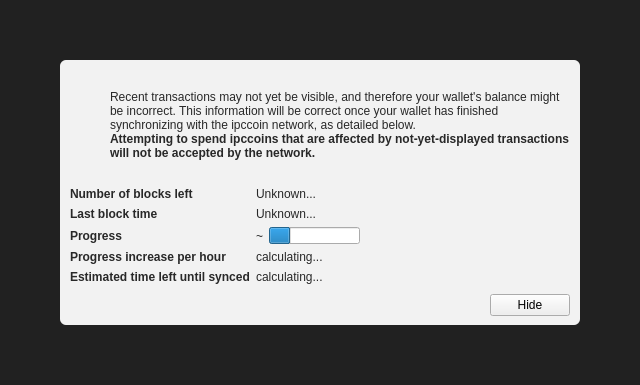
<?xml version="1.0" encoding="UTF-8"?>
<ui version="4.0">
 <class>ModalOverlay</class>
 <widget class="ModalOverlay" name="ModalOverlay">
  <property name="geometry">
   <rect>
    <x>0</x>
    <y>0</y>
    <width>640</width>
    <height>385</height>
   </rect>
  </property>
  <property name="windowTitle">
   <string>Form</string>
  </property>
  <layout class="QVBoxLayout" name="verticalLayout" stretch="0">
   <property name="sizeConstraint">
    <enum>QLayout::SetDefaultConstraint</enum>
   </property>
   <property name="leftMargin">
    <number>0</number>
   </property>
   <property name="topMargin">
    <number>0</number>
   </property>
   <property name="rightMargin">
    <number>0</number>
   </property>
   <property name="bottomMargin">
    <number>0</number>
   </property>
   <item>
    <widget class="QWidget" name="bgWidget" native="true">
     <property name="styleSheet">
      <string notr="true">#bgWidget { background: rgba(0,0,0,220); }</string>
     </property>
     <layout class="QVBoxLayout" name="verticalLayoutMain" stretch="1">
      <property name="leftMargin">
       <number>60</number>
      </property>
      <property name="topMargin">
       <number>60</number>
      </property>
      <property name="rightMargin">
       <number>60</number>
      </property>
      <property name="bottomMargin">
       <number>60</number>
      </property>
      <item>
       <widget class="QWidget" name="contentWidget" native="true">
        <property name="styleSheet">
         <string notr="true">#contentWidget { background: rgba(255,255,255,240); border-radius: 6px; }

QLabel { color: rgb(40,40,40);  }</string>
        </property>
        <layout class="QVBoxLayout" name="verticalLayoutSub" stretch="1,0,0,0">
         <property name="spacing">
          <number>0</number>
         </property>
         <property name="leftMargin">
          <number>10</number>
         </property>
         <property name="topMargin">
          <number>10</number>
         </property>
         <property name="rightMargin">
          <number>10</number>
         </property>
         <property name="bottomMargin">
          <number>10</number>
         </property>
         <item>
          <layout class="QHBoxLayout" name="horizontalLayoutIconText" stretch="0,1">
           <property name="topMargin">
            <number>20</number>
           </property>
           <item>
            <layout class="QVBoxLayout" name="verticalLayoutIcon">
             <property name="leftMargin">
              <number>0</number>
             </property>
             <item>
              <widget class="QPushButton" name="warningIcon">
               <property name="enabled">
                <bool>false</bool>
               </property>
               <property name="text">
                <string/>
               </property>
               <property name="icon">
                <iconset>
                 <normaloff>:/icons/warning</normaloff>
                 <disabledoff>:/icons/warning</disabledoff>:/icons/warning</iconset>
               </property>
               <property name="iconSize">
                <size>
                 <width>48</width>
                 <height>48</height>
                </size>
               </property>
               <property name="flat">
                <bool>true</bool>
               </property>
              </widget>
             </item>
             <item>
              <spacer name="verticalSpacerWarningIcon">
               <property name="orientation">
                <enum>Qt::Vertical</enum>
               </property>
               <property name="sizeHint" stdset="0">
                <size>
                 <width>20</width>
                 <height>40</height>
                </size>
               </property>
              </spacer>
             </item>
            </layout>
           </item>
           <item>
            <layout class="QVBoxLayout" name="verticalLayoutInfoText">
             <property name="leftMargin">
              <number>0</number>
             </property>
             <property name="topMargin">
              <number>0</number>
             </property>
             <item>
              <widget class="QLabel" name="infoText">
               <property name="text">
                <string>Recent transactions may not yet be visible, and therefore your wallet's balance might be incorrect. This information will be correct once your wallet has finished synchronizing with the ipccoin network, as detailed below.</string>
               </property>
               <property name="textFormat">
                <enum>Qt::RichText</enum>
               </property>
               <property name="wordWrap">
                <bool>true</bool>
               </property>
              </widget>
             </item>
             <item>
              <widget class="QLabel" name="infoTextStrong">
               <property name="font">
                <font>
                 <weight>75</weight>
                 <bold>true</bold>
                </font>
               </property>
               <property name="text">
                <string>Attempting to spend ipccoins that are affected by not-yet-displayed transactions will not be accepted by the network.</string>
               </property>
               <property name="textFormat">
                <enum>Qt::RichText</enum>
               </property>
               <property name="wordWrap">
                <bool>true</bool>
               </property>
              </widget>
             </item>
             <item>
              <spacer name="verticalSpacerInTextSpace">
               <property name="orientation">
                <enum>Qt::Vertical</enum>
               </property>
               <property name="sizeHint" stdset="0">
                <size>
                 <width>20</width>
                 <height>40</height>
                </size>
               </property>
              </spacer>
             </item>
            </layout>
           </item>
          </layout>
         </item>
         <item>
          <spacer name="verticalSpacerAfterText">
           <property name="orientation">
            <enum>Qt::Vertical</enum>
           </property>
           <property name="sizeHint" stdset="0">
            <size>
             <width>20</width>
             <height>40</height>
            </size>
           </property>
          </spacer>
         </item>
         <item>
          <layout class="QFormLayout" name="formLayout">
           <property name="fieldGrowthPolicy">
            <enum>QFormLayout::FieldsStayAtSizeHint</enum>
           </property>
           <property name="horizontalSpacing">
            <number>6</number>
           </property>
           <property name="verticalSpacing">
            <number>6</number>
           </property>
           <property name="topMargin">
            <number>10</number>
           </property>
           <item row="0" column="0">
            <widget class="QLabel" name="labelNumberOfBlocksLeft">
             <property name="font">
              <font>
               <weight>75</weight>
               <bold>true</bold>
              </font>
             </property>
             <property name="text">
              <string>Number of blocks left</string>
             </property>
            </widget>
           </item>
           <item row="0" column="1">
            <widget class="QLabel" name="numberOfBlocksLeft">
             <property name="text">
              <string>Unknown...</string>
             </property>
            </widget>
           </item>
           <item row="1" column="0">
            <widget class="QLabel" name="labelLastBlockTime">
             <property name="font">
              <font>
               <weight>75</weight>
               <bold>true</bold>
              </font>
             </property>
             <property name="text">
              <string>Last block time</string>
             </property>
            </widget>
           </item>
           <item row="1" column="1">
            <widget class="QLabel" name="newestBlockDate">
             <property name="sizePolicy">
              <sizepolicy hsizetype="Maximum" vsizetype="Preferred">
               <horstretch>0</horstretch>
               <verstretch>0</verstretch>
              </sizepolicy>
             </property>
             <property name="text">
              <string>Unknown...</string>
             </property>
            </widget>
           </item>
           <item row="2" column="0">
            <widget class="QLabel" name="labelSyncDone">
             <property name="font">
              <font>
               <weight>75</weight>
               <bold>true</bold>
              </font>
             </property>
             <property name="text">
              <string>Progress</string>
             </property>
            </widget>
           </item>
           <item row="2" column="1">
            <layout class="QHBoxLayout" name="horizontalLayoutSync" stretch="0,1">
             <item>
              <widget class="QLabel" name="percentageProgress">
               <property name="text">
                <string notr="true">~</string>
               </property>
              </widget>
             </item>
             <item>
              <widget class="QProgressBar" name="progressBar">
               <property name="value">
                <number>24</number>
               </property>
               <property name="format">
                <string/>
               </property>
              </widget>
             </item>
            </layout>
           </item>
           <item row="4" column="0">
            <widget class="QLabel" name="labelProgressIncrease">
             <property name="font">
              <font>
               <weight>75</weight>
               <bold>true</bold>
              </font>
             </property>
             <property name="text">
              <string>Progress increase per hour</string>
             </property>
            </widget>
           </item>
           <item row="4" column="1">
            <widget class="QLabel" name="progressIncreasePerH">
             <property name="text">
              <string>calculating...</string>
             </property>
            </widget>
           </item>
           <item row="5" column="0">
            <widget class="QLabel" name="labelEstimatedTimeLeft">
             <property name="font">
              <font>
               <weight>75</weight>
               <bold>true</bold>
              </font>
             </property>
             <property name="text">
              <string>Estimated time left until synced</string>
             </property>
            </widget>
           </item>
           <item row="5" column="1">
            <widget class="QLabel" name="expectedTimeLeft">
             <property name="text">
              <string>calculating...</string>
             </property>
            </widget>
           </item>
          </layout>
         </item>
         <item>
          <layout class="QHBoxLayout" name="horizontalLayoutButtons">
           <property name="leftMargin">
            <number>10</number>
           </property>
           <property name="topMargin">
            <number>10</number>
           </property>
           <item>
            <spacer name="horizontalSpacer">
             <property name="orientation">
              <enum>Qt::Horizontal</enum>
             </property>
             <property name="sizeHint" stdset="0">
              <size>
               <width>40</width>
               <height>20</height>
              </size>
             </property>
            </spacer>
           </item>
           <item>
            <widget class="QPushButton" name="closeButton">
             <property name="text">
              <string>Hide</string>
             </property>
            </widget>
           </item>
          </layout>
         </item>
        </layout>
       </widget>
      </item>
     </layout>
    </widget>
   </item>
  </layout>
 </widget>
 <customwidgets>
  <customwidget>
   <class>ModalOverlay</class>
   <extends>QWidget</extends>
   <header>modaloverlay.h</header>
   <container>1</container>
  </customwidget>
 </customwidgets>
 <resources/>
 <connections/>
</ui>
